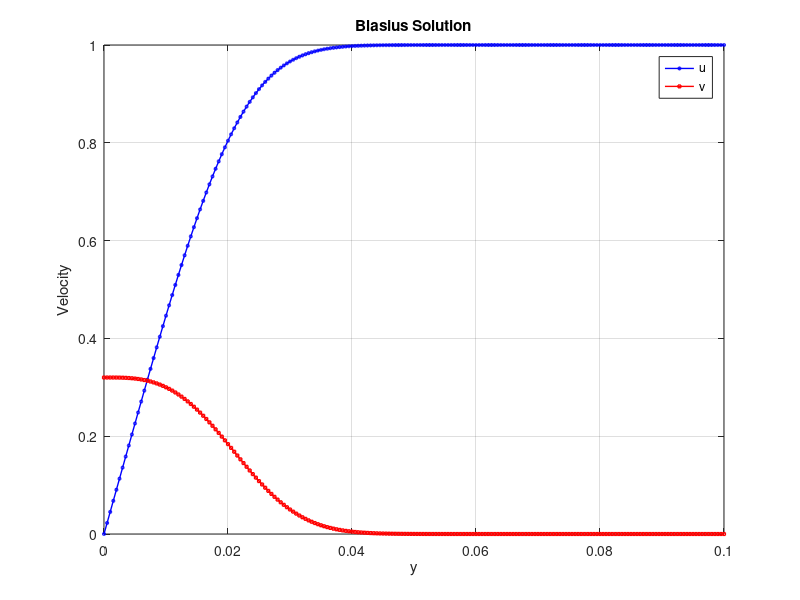

The MATLAB source for this figure:
% Blasius Solver without a Function

tic;

del_y = 0.0005;
x = 0.5;
Re = 10000;

del = 5 / sqrt(Re);
y = 0:del_y:2 * del;
eta_0 = 0;
eta_max = max(y) * sqrt(Re / x);
fgh = zeros(3, 1);
h = [0.1, 0.3];
d_eta = del_y * sqrt(Re / x);
N = (eta_max - eta_0) / d_eta;
err = 1;

% Initializing solution
eta = eta_0 : d_eta : eta_max;

while err > 1e-15
    for j = 1:2
        F = zeros(N + 1, 3);
        F(1, :) = [0 , 0, h(j)];

        % Trail using RK-4 Method
        for i = 1:N
            k = d_eta * [F(i, 2), F(i, 3), -(F(i, 1) * F(i, 3)) / 2];
            F(i + 1, :) = F(i, :) + (1 / 6) * (k + 2 * k + 2 * k + k);
        end
        g_inf(j) = F(end, 2);
    end

    [err, index] = max(abs(1 - g_inf));
    if diff(g_inf) ~= 0
        h(index) = h(1) + (diff(h) / diff(g_inf)) * (1 - g_inf(1));
    end
end

% Plotting
figure;
plot(y, F(:, 2), 'LineWidth', 1, 'Color', 'b', 'Marker', 'o', 'MarkerSize', 2);
hold on;
plot(y, F(:,3), 'LineWidth', 1, 'Color', 'r', 'Marker', 's', 'MarkerSize', 2);
xlabel('y');
ylabel('Velocity');
title('Blasius Solution');
legend('u', 'v');
grid on;

toc;


